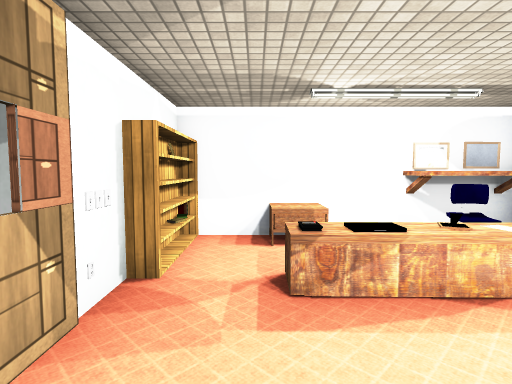
[1] (above)

17 first-person views from a walk through a Unity game level. The camera is 1.5 m above the floor, tilts 4° down and sees 80° across. The floor is counted in squares, 1 m on a side. Each view is taken from the middle of a square. On the plan, view 1 faces up. The plan holds only what a view shows up to about 15 squares ahead; the rest is blank. The place goes on beyond the plan. The player character is not drawn. Some animated figures are not drawn. Door leaves are left out, so doorways stand open. Some surface patterns are stand-ins.

[2]
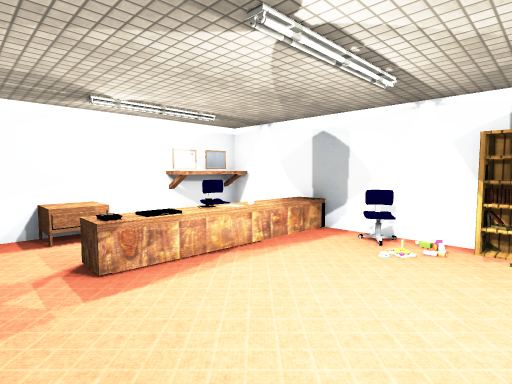

[3]
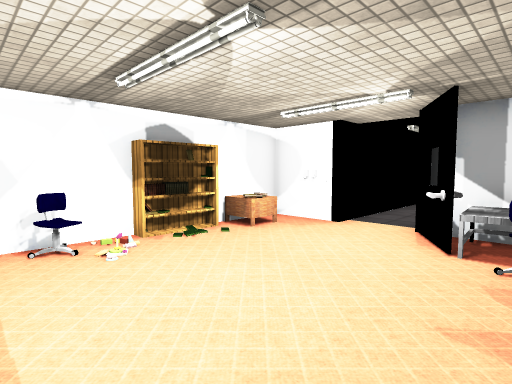

[4]
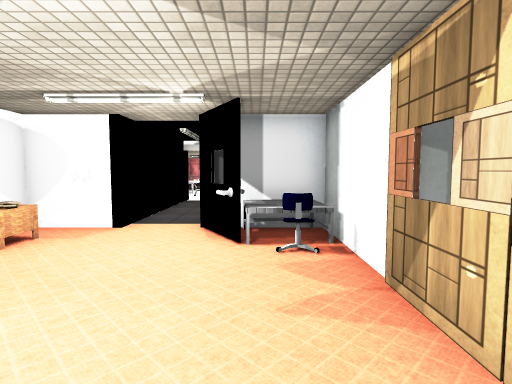

[5]
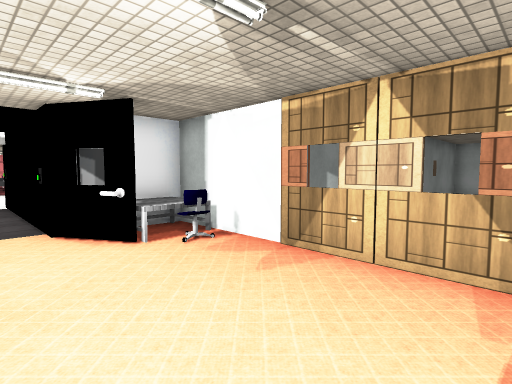

[6]
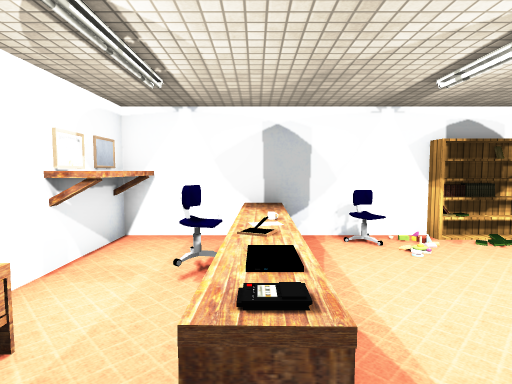

[7]
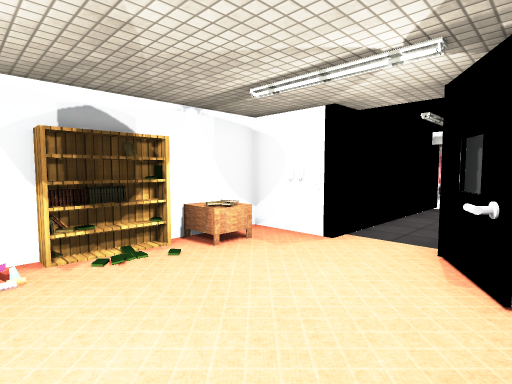

[8]
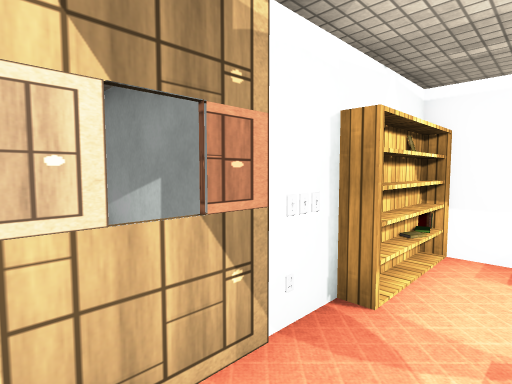

[9]
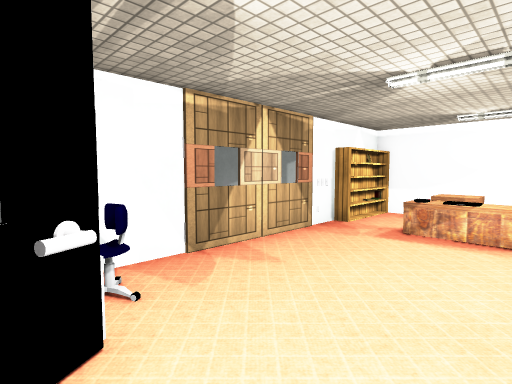

[10]
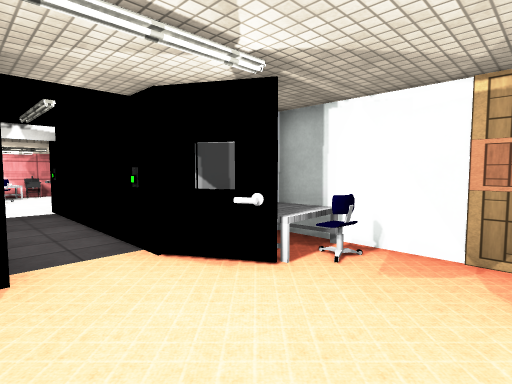

[11]
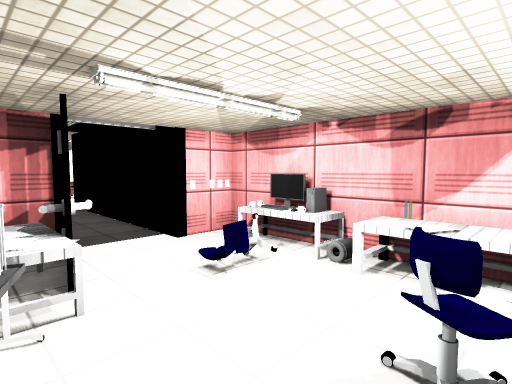

[12]
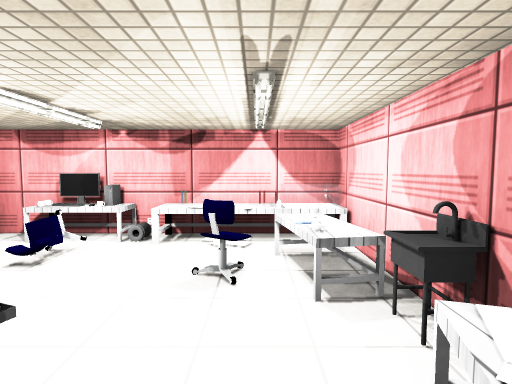

[13]
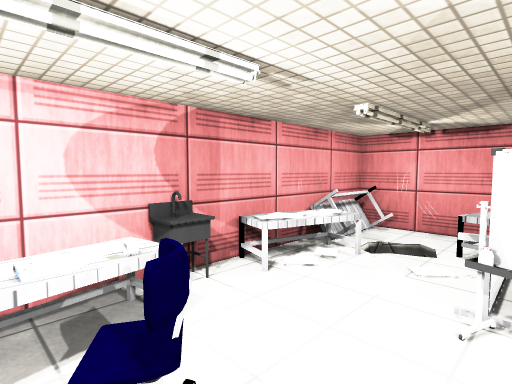

[14]
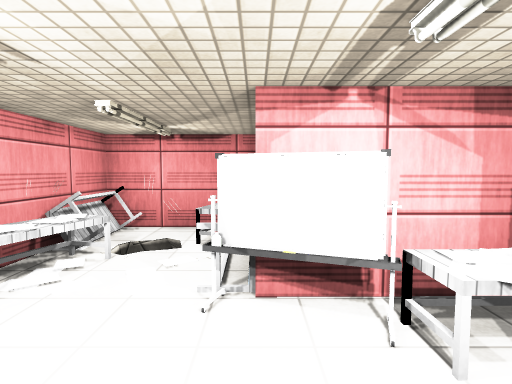

[15]
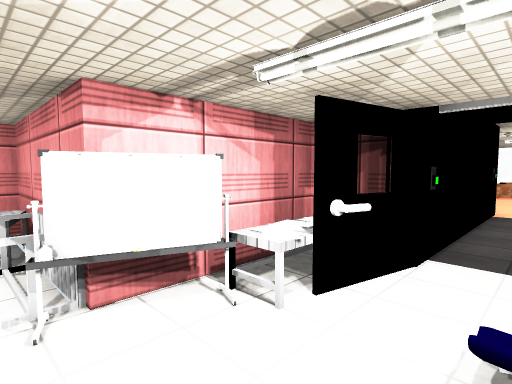

[16]
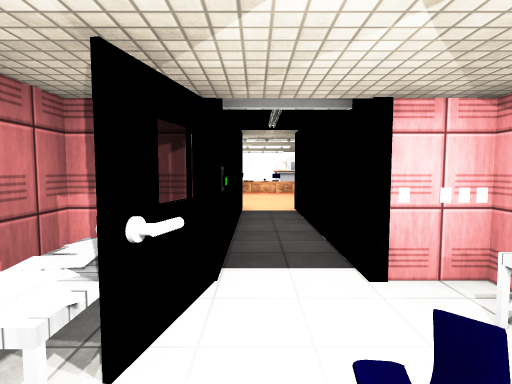

[17]
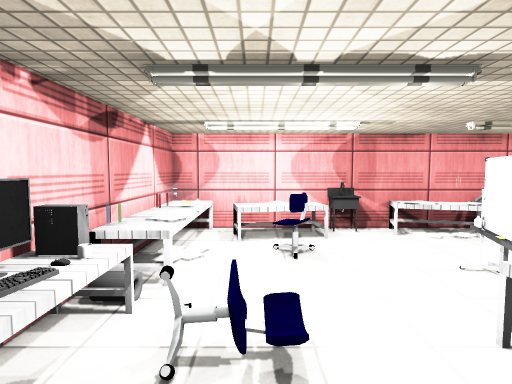

### Floor plan
Points are (right, up) in squares from view 1. A wall is a line through its corners. A room is listed if a view was taken in it or the views show most of it. See-through windows are left out.
Room 1 (views 1, 2, 3, 4, 5, 6, 7, 8, 9, 10)
walls: (6, 0) (6, 7) (1.6, 7); (0.7, -3.3) (0.9, -3.7); (0.5, -3.3) (1.1, -4.4); (4.4, -5) (6, -5) (6, -2.2); (-1.7, 4.2) (-1.7, -5) (0.6, -5); (5.5, 6.2) (5.5, 7.1); (6, 6.3) (3.4, 6.3) (3.4, 7.1); (0.6, 7) (-1.4, 7)
ways out: opening at (2.5, -12) to room 2; open door at (-2, 1)
objects: other object (-2, -1); other object (-2, 5) to (-1, 6); other object (-1, -4) to (0, -3); other object (-1, -3); other object (0, 6) to (1, 7); other object (1, 4) to (2, 4); other object (3, 4); other object (3, 5) to (4, 5); other object (4, -5); other object (4, 4); other object (5, -4) to (6, -3); other object (5, -3); other object (5, 2); other object (5, 4); other object (6, -1)
Room 2 (views 11, 12, 13, 14, 15, 16, 17)
walls: (-2.6, -17) (-5.1, -17) (-5.1, -20.9) (5.2, -20.9); (1.5, -12.9) (-0.5, -12.9) (-0.5, -16.5); (5.2, -17.6) (5.2, -16.4)
ways out: opening at (2.5, -12) to room 1
objects: other object (-4, -21) to (-3, -20); other object (-4, -18) to (-3, -18); other object (-2, -20); other object (-1, -20); other object (-1, -17); other object (0, -20); other object (0, -17); other object (0, -16) to (1, -14); other object (1, -21) to (1, -20); other object (1, -15); other object (2, -20); other object (2, -19) to (3, -18); other object (3, -20); other object (3, -15); other object (4, -20) to (5, -17); other object (4, -19); other object (4, -16) to (4, -15); other object (4, -13); other object (5, -20); other object (5, -16); other object (5, -15); other object (5, -14); other object (5, -13)

Positions as (right, up) in squares from view 1, and headings:
1: (0, 0), facing up
2: (-1, -1), facing up-right
3: (-1, 3), facing down-right
4: (0, 3), facing down
5: (3, 3), facing down-left
6: (-1, 4), facing right
7: (0, 1), facing down-right
8: (0, 1), facing up-left
9: (3, -4), facing up-left
10: (4, 0), facing down-left
11: (0, -19), facing up-right
12: (-2, -19), facing right
13: (3, -17), facing down-left
14: (3, -17), facing left
15: (3, -18), facing up-left
16: (2, -17), facing up
17: (3, -13), facing down
